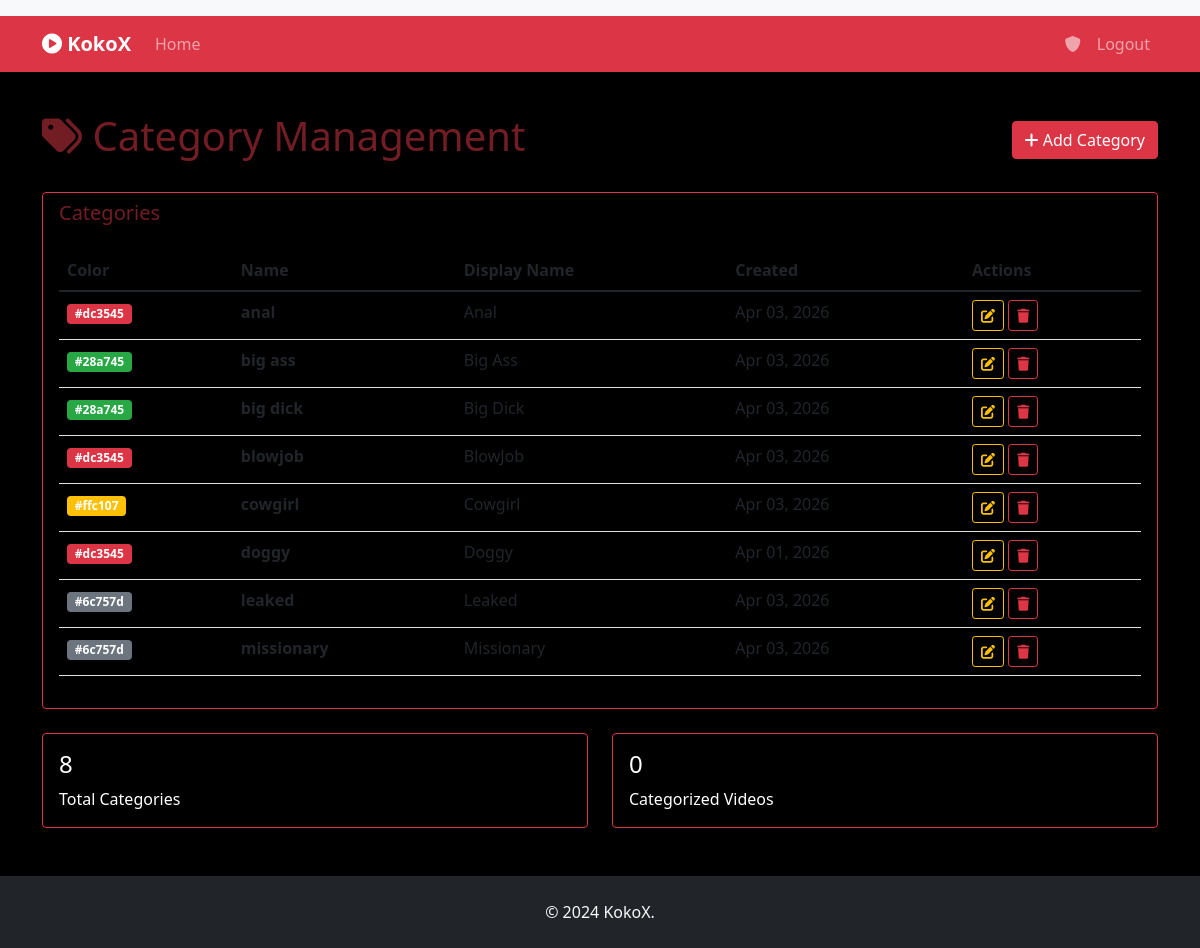
Page /admin/categories (signed in) on the committed database.
### app.py (models this page shows)
class WebsiteConfig(db.Model):
    id = db.Column(db.Integer, primary_key=True)
    key = db.Column(db.String(100), unique=True, nullable=False)
    value = db.Column(db.Text)
    description = db.Column(db.String(200))
    created_at = db.Column(db.DateTime, default=datetime.utcnow)
    updated_at = db.Column(db.DateTime, default=datetime.utcnow, onupdate=datetime.utcnow)

class Category(db.Model):
    id = db.Column(db.Integer, primary_key=True)
    name = db.Column(db.String(50), unique=True, nullable=False)
    display_name = db.Column(db.String(100), nullable=False)
    color = db.Column(db.String(7), default='#007bff')  # Hex color code
    created_at = db.Column(db.DateTime, default=datetime.utcnow)

### app.py (the view)
@app.route('/admin/categories')
@login_required
def manage_categories():
    if not current_user.is_admin:
        flash('Access denied.')
        return redirect(url_for('index'))
    categories = Category.query.order_by(Category.display_name.asc()).all()
    return render_template('categories.html', categories=categories)

### app.py (called while the page is built)
@login_manager.user_loader
def load_user(user_id):
    return User.query.get(int(user_id))

@app.context_processor
def inject_theme():
    active_theme = Theme.query.filter_by(is_active=True).first()
    configs = WebsiteConfig.query.all()
    config_dict = {config.key: config.value for config in configs}
    categories = Category.query.order_by(Category.display_name.asc()).all()
    return {
        'active_theme': active_theme,
        'configs': config_dict,
        'categories': categories
    }

@app.context_processor
def inject_ads():
    ads = Ad.query.filter_by(is_active=True).all()
    ad_codes = {}
    for ad in ads:
        ad_codes[ad.type] = ad
    for ad in ads:
        ad.impressions += 1
        db.session.commit()
    return {'ads': ad_codes}

### templates/categories.html (shortened to what this page needs)
{% extends "base.html" %}
{% block content %}
<div class="row">
    <div class="col-12">
        <div class="d-flex justify-content-between align-items-center mb-4">
            <h1><i class="fas fa-tags"></i> Category Management</h1>
            <a href="{{ url_for('create_category') }}" class="btn btn-primary">
                <i class="fas fa-plus"></i> Add Category
            </a>
        </div>
    </div>
</div>
<div class="row">
    <div class="col-12">
        <div class="card">
            <div class="card-header">
                <h5 class="mb-0">Categories</h5>
            </div>
            <div class="card-body">
                {% if categories %}
                <div class="table-responsive">
                    <table class="table table-striped">
                        <thead>
                            <tr>
                                <th>Color</th>
                                <th>Name</th>
                                <th>Display Name</th>
                                <th>Created</th>
                                <th>Actions</th>
                            </tr>
                        </thead>
                        <tbody>
                            {% for category in categories %}
                            <tr>
                                <td>
                                    <span class="badge" style="background-color: {{ category.color }}; color: white;">
                                        {{ category.color }}
                                    </span>
                                </td>
                                <td><strong>{{ category.name }}</strong></td>
                                <td>{{ category.display_name }}</td>
                                <td>{{ category.created_at.strftime('%b %d, %Y') }}</td>
                                <td>
                                    <a href="{{ url_for('edit_category', category_id=category.id) }}" class="btn btn-sm btn-outline-warning">
                                        <i class="fas fa-edit"></i>
                                    </a>
                                    <button class="btn btn-sm btn-outline-danger" onclick="deleteCategory({{ category.id|safe }})">
                                        <i class="fas fa-trash"></i>
                                    </button>
                                </td>
                            </tr>
                            {% endfor %}
                        </tbody>
                    </table>
                </div>
                {% endif %}
            </div>
        </div>
    </div>
</div>
<div class="row mt-4">
    <div class="col-md-6">
        <div class="card bg-info text-white">
            <div class="card-body">
                <h4>{{ categories|length }}</h4>
                <p class="mb-0">Total Categories</p>
            </div>
        </div>
    </div>
    <div class="col-md-6">
        <div class="card bg-success text-white">
            <div class="card-body">
                <h4>
                    {% set video_count = videos|selectattr('category')|list|length %}
                    {{ video_count }}
                </h4>
                <p class="mb-0">Categorized Videos</p>
            </div>
        </div>
    </div>
</div>
{% endblock %}

### templates/base.html (shortened to what this page needs)
<!DOCTYPE html>
<html lang="en">
<head>
    <link href="https://cdn.jsdelivr.net/npm/bootstrap@5.1.3/dist/css/bootstrap.min.css" rel="stylesheet">
    <link href="https://cdnjs.cloudflare.com/ajax/libs/font-awesome/6.0.0/css/all.min.css" rel="stylesheet">
</head>
<body>
    {% if ads.banner %}
    <div class="container-fluid bg-light py-2">
    </div>
    {% endif %}
    <nav class="navbar navbar-expand-lg navbar-dark bg-dark">
        <div class="container">
            <a class="navbar-brand" href="{{ url_for('index') }}">
                <i class="fas fa-play-circle"></i> {{ configs.get('site_title', 'KokoX').split(' - ')[0] }}
            </a>
            <div class="collapse navbar-collapse" id="navbarNav">
                <ul class="navbar-nav me-auto mb-2 mb-lg-0">
                    <li class="nav-item">
                        <a class="nav-link" href="{{ url_for('index') }}">Home</a>
                    </li>
                </ul>
                <ul class="navbar-nav">
                    {% if current_user.is_authenticated and current_user.is_admin %}
                    <li class="nav-item">
                        <a class="nav-link" href="{{ url_for('admin') }}">
                            <i class="fas fa-shield-alt"></i>
                        </a>
                    </li>
                    <li class="nav-item">
                        <a class="nav-link" href="{{ url_for('logout') }}">Logout</a>
                    </li>
                    {% else %}
                    <li class="nav-item">
                        <a class="nav-link" href="{{ url_for('login') }}">
                            <i class="fas fa-shield-alt"></i>
                        </a>
                    </li>
                    {% endif %}
                </ul>
            </div>
        </div>
    </nav>
    <main class="container mt-4">
        {% block content %}{% endblock %}
    </main>
    <footer class="bg-dark text-light py-4 mt-5">
        <div class="container text-center">
            <p class="mb-0">{{ configs.get('footer_text', ' 2024 KokoX. All rights reserved.') }}</p>
        </div>
    </footer>
</body>
</html>

### rows in the picture
WebsiteConfig: get "KokoX"
Category: color "#dc3545", name "anal", display_name "Anal", created_at "Apr 03, 2026"
Category: color "#28a745", name "big ass", display_name "Big Ass", created_at "Apr 03, 2026"
Category: color "#28a745", name "big dick", display_name "Big Dick", created_at "Apr 03, 2026"
Category: color "#dc3545", name "blowjob", display_name "BlowJob", created_at "Apr 03, 2026"
Category: color "#ffc107", name "cowgirl", display_name "Cowgirl", created_at "Apr 03, 2026"
Category: color "#dc3545", name "doggy", display_name "Doggy", created_at "Apr 01, 2026"
Category: color "#6c757d", name "leaked", display_name "Leaked", created_at "Apr 03, 2026"
Category: color "#6c757d", name "missionary", display_name "Missionary", created_at "Apr 03, 2026"
WebsiteConfig: get "© 2024 KokoX."

### other values in the picture
{{ categories|length }} "8"
{{ video_count }} "0"
